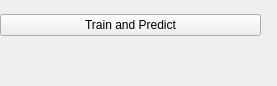
<?xml version="1.0" encoding="UTF-8"?>
<ui version="4.0">
 <class>Form</class>
 <widget class="QWidget" name="Form">
  <property name="geometry">
   <rect>
    <x>0</x>
    <y>0</y>
    <width>277</width>
    <height>86</height>
   </rect>
  </property>
  <property name="windowTitle">
   <string>Form</string>
  </property>
  <widget class="QWidget" name="verticalLayoutWidget">
   <property name="geometry">
    <rect>
     <x>0</x>
     <y>0</y>
     <width>261</width>
     <height>51</height>
    </rect>
   </property>
   <layout class="QVBoxLayout" name="verticalLayout">
    <item>
     <spacer name="verticalSpacer_2">
      <property name="orientation">
       <enum>Qt::Vertical</enum>
      </property>
      <property name="sizeHint" stdset="0">
       <size>
        <width>20</width>
        <height>40</height>
       </size>
      </property>
     </spacer>
    </item>
    <item>
     <widget class="QPushButton" name="trainAndPredictButton">
      <property name="text">
       <string>Train and Predict</string>
      </property>
     </widget>
    </item>
    <item>
     <spacer name="verticalSpacer">
      <property name="orientation">
       <enum>Qt::Vertical</enum>
      </property>
      <property name="sizeHint" stdset="0">
       <size>
        <width>20</width>
        <height>40</height>
       </size>
      </property>
     </spacer>
    </item>
   </layout>
  </widget>
 </widget>
 <resources/>
 <connections/>
</ui>
